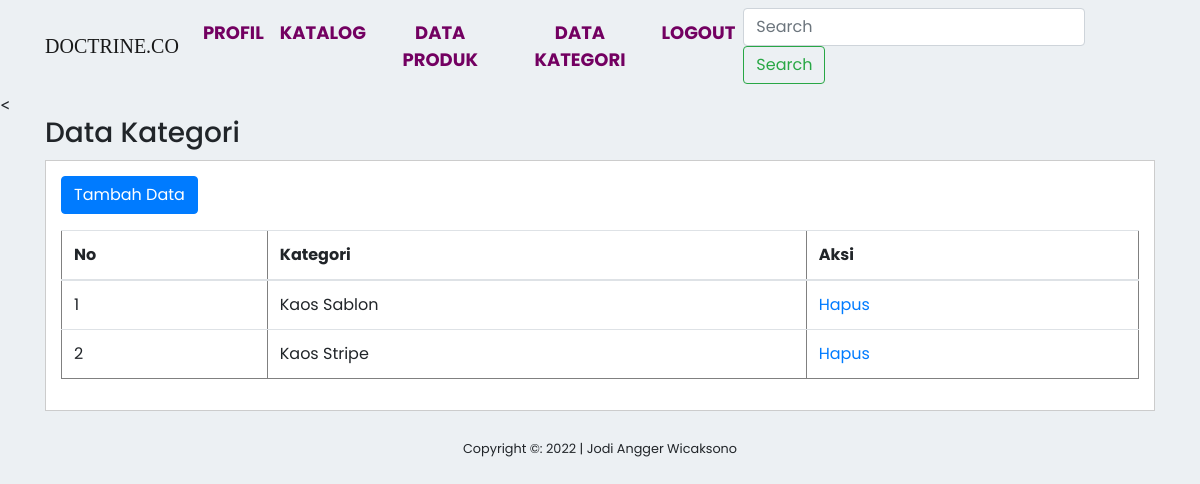
/data-kategori.php (signed in), run on the app's committed database.
### tables this page shows
CREATE TABLE `tb_category` (
  `category_id` int(11) NOT NULL,
  `category_name` varchar(25) NOT NULL
);

### data-kategori.php (the view, shortened to what this page needs)
<?php
	include "db.php";
	include "header.php";
?>
<!DOCTYPE html>
<html>
<head>
    <link rel="stylesheet" href="https://maxcdn.bootstrapcdn.com/bootstrap/4.0.0/css/bootstrap.min.css">
    <link rel="stylesheet" type="text/css" href="stylefixx.css">
    <link rel="stylesheet" href="https://cdnjs.cloudflare.com/ajax/libs/animate.css/4.1.1/animate.min.css">
    <script src="https://kit.fontawesome.com/2a9f7a7c56.js"></script><
</head>
<body>
	<div class="section">
        <div class="container">
          <h3>Data Kategori</h3>
          <div class="box">
            <p><a href="tambah-kategori.php" class="btn btn-primary">Tambah Data</a></p>
            <table border="1" cellspacing="0" class="table">
              <thead>
                <tr>
                  <th>No</th>
                  <th>Kategori</th>
                  <th>Aksi</th>
                </tr>
              </thead>
              <tbody>
                <?php
                  $no = 1;
                  $kategori = mysqli_query($conn, "SELECT * FROM tb_category ORDER BY category_id DESC");
                  while ($row = mysqli_fetch_array($kategori)){
                ?>
                <tr>
                  <td><?php echo $no++ ?></td>
                  <td><?php echo $row['category_name'] ?></td>
                  <td>
                    <a href="proses-hapus.php?idk=<?php echo $row['category_id'] ?>" onclick="return confirm('hapus data?')">Hapus</a>
                  </td>
                </tr>
              <?php } ?>
              </tbody>
            </table>
          </div>
        </div>
      </div>
<footer>
  <div class="container">
    <small>Copyright &copy: 2022 | Jodi Angger Wicaksono</small>
  </div>
</footer>
</body>
</html>

### stylefixx.css (style rules this page uses)
* { padding: 0; box-sizing: border-box; font-family: 'Poppins', sans-serif; }
body { background: #ecf0f3; }
.box { background-color: #fff; border: 1px solid #ccc; padding: 15px; box-sizing: border-box; margin: 10px 0 25px 0; }
footer { padding-bottom: 10px; text-align: center; }

### data on the page
tb_category: category_name "Kaos Sablon"
tb_category: category_name "Kaos Stripe"
